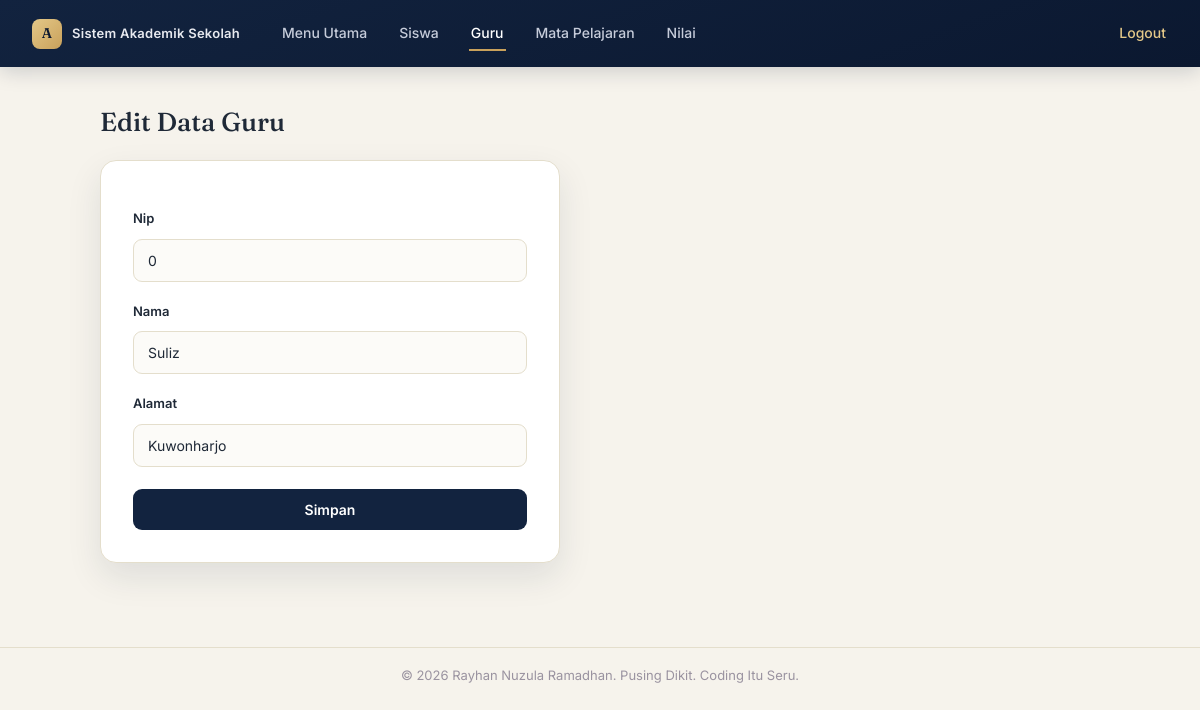
The page /guru/edit.php on the database its author committed.
### tables this page shows
CREATE TABLE `guru` (
  `nip` int(10) NOT NULL,
  `nama` varchar(100) NOT NULL,
  `alamat` varchar(255) NOT NULL
);

### guru/edit.php (the view)
<?php
include"koneksi.php";
include "../header.php";
$nip=$_GET['nip'];
$query=mysqli_query($koneksi,"select *from guru where nip ='$nip'");
$data=mysqli_fetch_array($query);
?>
<h1>Edit Data Guru</h1>
<form action="update.php" method="POST">
    <label>Nip</label>
    <input type="text" name="nip" value="<?php echo $data['nip'] ?>">
    <label>Nama</label>
    <input type="text" name="nama" value="<?php echo $data['nama'] ?>">
    <label>Alamat</label>
    <input type="text" name="alamat" value="<?php echo $data['alamat'] ?>">
    <button>Simpan</button>
</form>
<?php
include "../footer.php";
?>

### header.php (style rules this page uses)
* { margin:0; padding:0; box-sizing:border-box; }
:root { --navy:#12233F; --navy-deep:#0B1830; --gold:#C9A15B; --gold-light:#E4C888; --paper:#F6F3EC; --ink:#1F2937; --muted:#6B7280; --line:#E4DECC; }
body { font-family: 'Inter', sans-serif; background-color: var(--paper); color: var(--ink); line-height: 1.5; }
h1, h2, h3 { font-family: 'Fraunces', serif; font-weight: 500; color: var(--ink); }
h1 { font-size: 26px; margin-bottom: 18px; }
button, input[type="submit"] { background: var(--navy); color: #fff; border: none; padding: 12px 20px; border-radius: 9px; font-size: 14px; font-weight: 600; font-family: 'Inter', sans-serif; cursor: pointer; transition: .2s ease; }
form { background: #fff; max-width: 460px; padding: 32px; border-radius: 16px; box-shadow: 0 14px 34px rgba(18,35,63,.10); border: 1px solid var(--line); }
form label, form br + label { display: block; margin: 16px 0 6px; font-size: 13px; font-weight: 600; color: var(--ink); }
input[type="text"], input[type="number"], select, textarea { width: 100%; padding: 12px 14px; margin: 4px 0; border: 1.5px solid var(--line); border-radius: 9px; background: #FCFBF8; color: var(--ink); font-family: 'Inter', sans-serif; font-size: 14px; transition: .2s; }
form button, form input[type="submit"] { margin-top: 18px; width: 100%; }

### rows shown on the page
guru: nip "0", nama "Suliz", alamat "Kuwonharjo"
